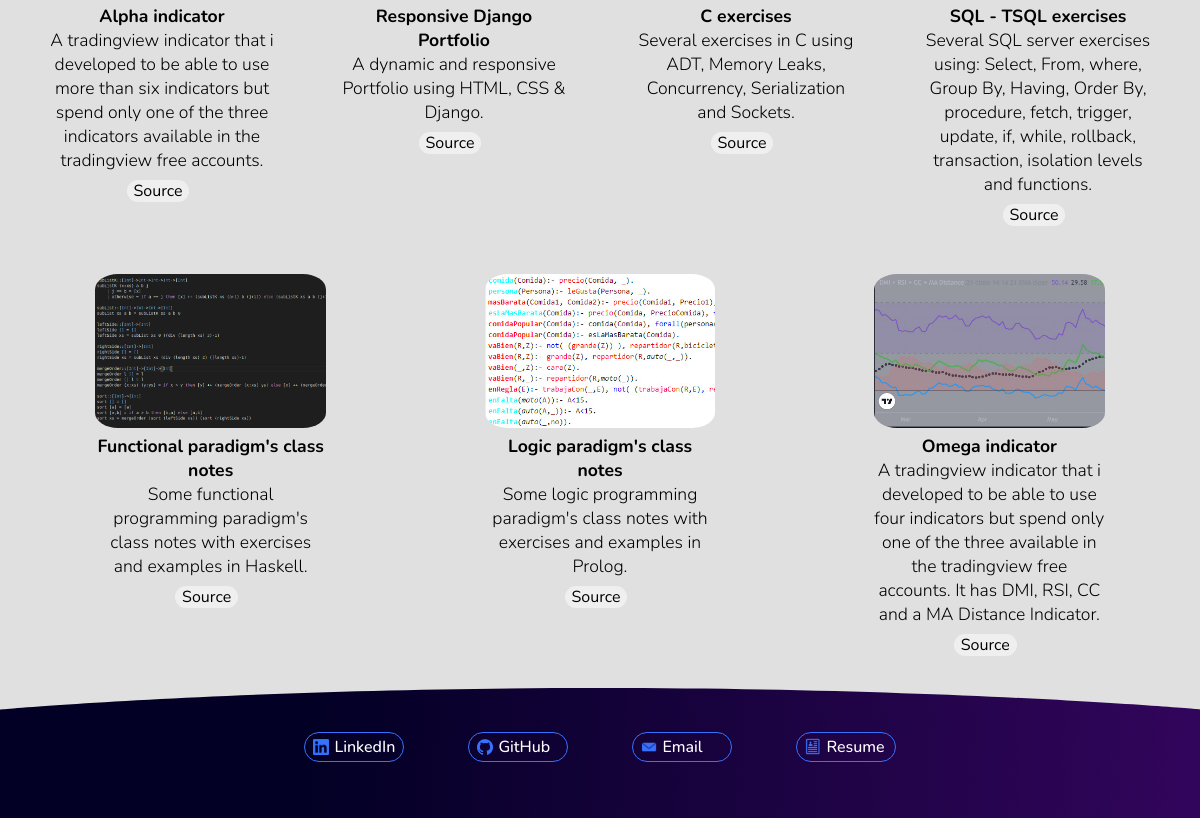
Before: / (lower part) with the older database file.
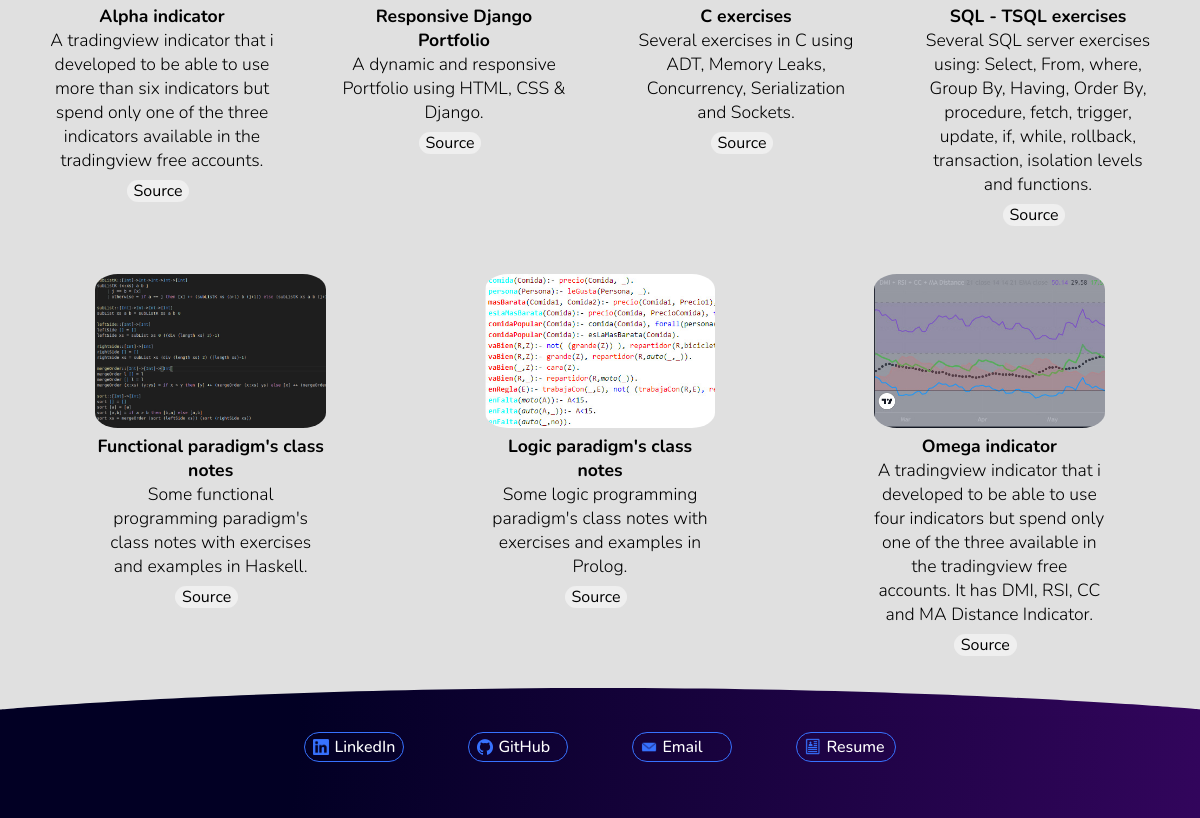
After: the same page with the newer database file.
### root_page/models.py (models this page shows)
class Project(models.Model):
    title = CharField(max_length=40)
    description = CharField(max_length=200)
    image = ImageField(upload_to = "root_page/images/")  #lo va a guardar root_page/images pero en una carpeta llamada media porque es lo que setee en el archivo settings.py
    url_github = URLField(blank = True)
    url_colab = URLField(blank = True)

### root_page/views.py (the view)
# urls.py: 2. Add a URL to urlpatterns:  path('', views.home, name='home')
def home(request):
    projects = Project.objects.all()
    return render(request, 'index.html', {'projects': projects}) #manda como 'projects' la lista de valores que asigne en projects que son todos los objetos que posee a clase Project

### root_page/templates/index.html (shortened to what this page needs)
{% load static %}
<!DOCTYPE html>
<html>
    <head>
        <link rel="stylesheet" type="text/css" href="{% static 'style.css' %}">
    </head>
    <Body>
        <div class="container_proyectos">
            {% for project in projects %}
            <div class="proyecto">
                <img src="{{project.image.url}}" alt="{{project.title}}">
                <div class="proyecto_texto">
                    <h4>{{project.title}}</h4>
                    <p>{{project.description}}</p>
                    <div class="links">
                        {% if project.url_github %}
                        <button class="link_source"><a href="{{project.url_github}}" target="_blank">Source</a></button>
                        {% endif %}
                    </div>
                </div>
            </div>
            {% endfor %}
        </div>
        <footer id="footer">
            <div class="container_contact_cards">
                <a href="https://www.linkedin.com/in/antoniopompeo/" target="_blank" class="contact_card"><img src="{% static 'linkedin.png' %}">LinkedIn</a>
                <a href="https://github.com/antoniopompeo" target="_blank" class="contact_card"><img src="{% static 'github.png' %}">GitHub</a>
                <a href="mailto:pompeo.gabriel@outlook.com" target="_blank" class="contact_card"><img src="{% static 'email.png' %}">Email</a>
                <a href="{% static 'cv.pdf' %}" target="_blank" class="contact_card"><img src="{% static 'resume.png' %}">Resume</a>
            </div>
        </footer>
    </Body>
</html>

### root_page/static/style.css (style rules this page uses)
:root { --proyectos_backgorund: rgb(224, 224, 224); --center_size: 110px; --python_size: 120px; --python_distance: 160px; --sql_size: 100px; --sql_distance: 120px; --c_size: 150px; --c_distance: 150px; --html_size: 135px; --html_distance: 160px; }
* { box-sizing: border-box; padding: 0px; margin: 0px; font-family: 'Nunito', sans-serif; scroll-behavior: smooth; text-decoration: none; }
body { background: rgb(2,0,36); background: -moz-linear-gradient(97deg, rgba(2,0,36,1) 25%, rgba(50,5,92,1) 100%, rgba(10,4,75,1) 100%); background: -webkit-linear-gradient(97deg, rgba(2,0,36,1) 25%, rgba(50,5,92,1) 100%, rgba(10,4,75,1) 100%); background: linear-gradient(97deg, rgba(2,0,36,1) 25%, rgba(50,5,92,1) 100%, rgba(10,4,75,1) 100%); filter: progid:DXImageTransform.Microsoft.gradient(startColorstr="#020024",endColorstr="#0a044b",GradientType=1); }
.svg_footer { display: block; background-color: var(--proyectos_backgorund); }
.container_proyectos { display:flex; flex-direction:row; flex-wrap:wrap; justify-content:space-around; align-items: flex-start; align-content: center; gap: 3rem 1rem; padding: 1.2rem 1.5rem 2rem 1.5rem; background: var(--proyectos_backgorund); position: relative; z-index: 100; }
.proyecto { text-align: center; min-width: 220px; min-height: fit-content; flex-basis: 20%; }
.proyecto img { width: 100%; border-radius: 10%; user-select: none; }
.proyecto h4 { font-family: 'nunito', sans-serif; font-size: 1.1rem; }
.proyecto p { font-family: 'nunito', sans-serif; font-size: 1.1rem; font-weight: 300; text-align: center; }
.proyecto .links button { padding-left: 0.5em; padding-right: 0.5em; margin-right: 0.5rem; margin-top: 0.5rem; border-radius: 30px; border: none; cursor: pointer; transition: all 0.3s ease 0s; color: black; }
.proyecto button a { font-size: 1rem; color: black }
#footer { padding: 0rem 0rem 2.5rem 0rem; background: inherit; }
.container_contact_cards { text-decoration: none; display: flex; flex-direction:row; flex-wrap: wrap; justify-content:center; align-items: center; align-content: center; background: inherit; }
.contact_card { display: flex; flex-direction:row; justify-content:flex-start; align-items:center; border-radius: 4.7rem; border: 1px solid rgb(55, 114, 255); width: 100px; height: 30px; margin: 1rem 2rem; padding-left: 0.5em; padding-right: 0.5em; font-weight: 500; color: white; background-color: inherit; transition: all 0.3s ease 0s; cursor: pointer; }
.contact_card img { width: 20%; background-color: inherit; margin-right: 5px; }

Changed rows visible on the page:
changed Project "Omega indicator": description "…DMI, RSI, CC and a MA Distance Indicator." → "…DMI, RSI, CC and MA Distance Indicator."
